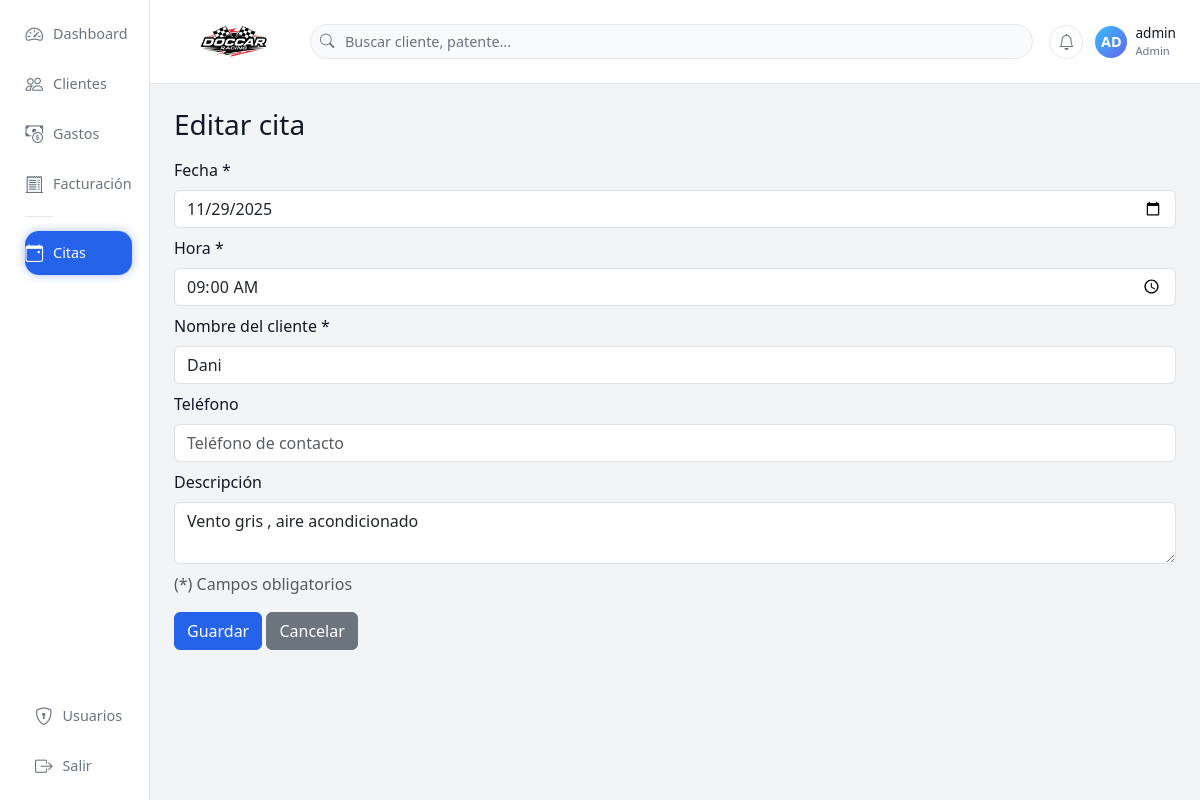
Screenshot of /citas/editar/7 (signed in) with the database file from the repository.
### tables this page shows
CREATE TABLE citas (
        id INTEGER PRIMARY KEY AUTOINCREMENT,
        fecha TEXT,          -- YYYY-MM-DD
        hora TEXT,           -- HH:MM
        cliente_nombre TEXT,
        telefono TEXT,
        descripcion TEXT
    );

### app.py (the view, shortened to what this page needs)
@app.route("/citas/editar/<int:cita_id>", methods=["GET", "POST"])
@login_required
def cita_editar(cita_id):
    con = get_con()
    cur = con.cursor()
    cur.execute("SELECT id, fecha, hora, cliente_nombre, telefono, descripcion FROM citas WHERE id=?", (cita_id,))
    cita = cur.fetchone()
    con.close()
    if not cita:
        return redirect(url_for("citas_listado"))
    return render_template("cita_form.html", cita=cita)

### app.py (called while the page is built)
def get_con():
    con = sqlite3.connect(DB_NAME)
    con.row_factory = sqlite3.Row
    return con

def login_required(f):
    @wraps(f)
    def wrapper(*args, **kwargs):
        if "user_id" not in session:
            return redirect(url_for("login"))
        return f(*args, **kwargs)
    return wrapper

### templates/cita_form.html
{% extends "base.html" %}
{% block contenido %}
<h3>
    {% if cita %}
        Editar cita
    {% else %}
        Nueva cita
    {% endif %}
</h3>
<form method="POST" class="mt-3">
    <label class="form-label">Fecha *</label>
    <input type="date" name="fecha" class="form-control mb-2" required
           value="{{ cita and cita[1] or '' }}">
    <label class="form-label">Hora *</label>
    <input type="time" name="hora" class="form-control mb-2" required
           value="{{ cita and cita[2] or '' }}">
    <label class="form-label">Nombre del cliente *</label>
    <input type="text" name="cliente_nombre" class="form-control mb-2" required
           placeholder="Ej: Juan Pérez"
           value="{{ cita and cita[3] or '' }}">
    <label class="form-label">Teléfono</label>
    <input type="text" name="telefono" class="form-control mb-2"
           placeholder="Teléfono de contacto"
           value="{{ cita and cita[4] or '' }}">
    <label class="form-label">Descripción</label>
    <textarea name="descripcion" class="form-control mb-2"
              placeholder="Ej: Cambio de aceite, revisión general...">{{ cita and cita[5] or '' }}</textarea>
    <p class="text-muted">(*) Campos obligatorios</p>
    <button class="btn btn-primary">Guardar</button>
    <a href="/citas" class="btn btn-secondary">Cancelar</a>
</form>
{% endblock %}

### templates/base.html (style rules this page uses)
:root { --bg-app: #f3f4f6; --bg-sidebar: #ffffff; --bg-topbar: #ffffff; --bg-card: #ffffff; --border-soft: #e5e7eb; --text-main: #111827; --text-muted: #6b7280; --primary: #2563eb; --success: #16a34a; --danger: #dc2626; }
* { box-sizing: border-box; }
body { margin: 0; min-height: 100vh; background: var(--bg-app); color: var(--text-main); font-family: system-ui, -apple-system, BlinkMacSystemFont, "Segoe UI", sans-serif; }
a { text-decoration: none; color: inherit; }
.btn-primary { background-color: var(--primary); border-color: var(--primary); }

### rows the page displays
citas: fecha "11/29/2025", hora "09:00", cliente_nombre "Dani", descripcion "Vento gris , aire acondicionado"

### other values shown
{{ uname[:2].upper() }} "AD"
{{ session.get("username", "Usuario") }} "admin"
{{ session.get("rol", "operador")|capitalize }} "Admin"
